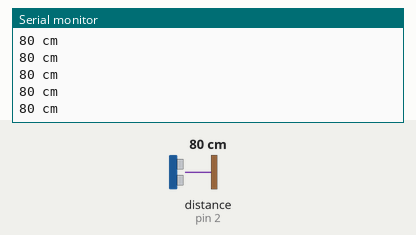
Recording of a sketch running on a simulated Arduino Uno, built with avr-gcc and run on an emulated ATmega328P. Parts: the last lines printed to the serial monitor. Wiring (inferred from the names in the program): ultrasonic range finder: trigger pin 3; echo pin 2. Inputs (shaded band) come from the test bench; at power-on: distance to the obstacle (sensor on pin 2) 80 cm. The echo pulse lasts 58.3 µs per cm.

Above: at 1.2 s.
1.3 s: distance to the obstacle (sensor on pin 2) set to 2 cm
At 2.2 s:
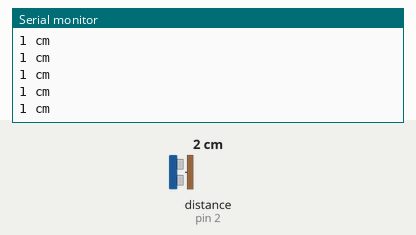
2.8 s: distance to the obstacle (sensor on pin 2) set to 18 cm
At 3.8 s:
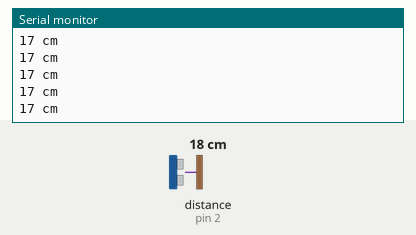
5.8 s: distance to the obstacle (sensor on pin 2) set to 4 cm
At 6.4 s:
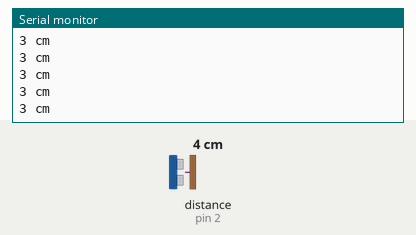
Timing chart, 0 to 8.8 s (numbered marks = the images above; inputs shaded):
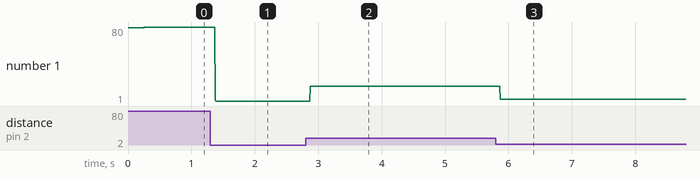

The sketch:

ultrasonic.ino
```cpp
/*
 * Code to check that the ultrasonic sensor is connected and working.
 *
 * The ultrasonic sensor emits ultrasonic sounds and waits for them to be bounced back by an obstacle. Based on the
 * time it takes for those sounds to come back, the distance of an
 * obstacle ahead of the robot can be determined.
 */

#define US_ECHO 2 // pin for the ultrasonic's RECEIVER
#define US_TRIG 3 // pin for the ultrasonic's EMITTER

void setup() {
  pinMode(US_TRIG, OUTPUT); // indicate that we're only using the trigger pin to output stuff
  pinMode(US_ECHO, INPUT); // indicate that we're only using the echo pin to receive stuff

  Serial.begin(9600);
}

void loop() {
  digitalWrite(US_TRIG, LOW); // send a low voltage to the trigger to deactivate it
  delayMicroseconds(5); // make sure that it's off for a bit
  digitalWrite(US_TRIG, HIGH); // send a low voltage to the trigger to emit ultrasonic waves
  delayMicroseconds(15); // emit ultrasonic sound for 10 microseconds
  digitalWrite(US_TRIG, LOW); // turn off the emitter

  long echoTime = pulseIn(US_ECHO, HIGH); // measure the time it takes (in microseconds) for the sensor to detect the ultrasonic sound
  int dist = (echoTime * 0.0343) / 2; // 0.0343 is the speed of sound in cm/microsecond. divide by 2 to get the one-way distance
  Serial.print(dist); Serial.println(" cm");
}
```

Measured:
- after the input at 1.3 s, the serial monitor: prints a new line after 0.07 s (image 1)
- after the input at 2.8 s, the serial monitor: prints a new line after 0.07 s (image 2)
- after the input at 5.8 s, the serial monitor: prints a new line after 0.07 s (image 3)
- plotted number 1: 80 → 1 after the input at 1.3 s, 1 → 17 after the input at 2.8 s, 17 → 3 after the input at 5.8 s
